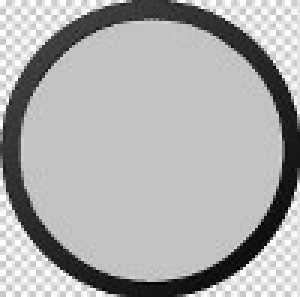
#> input picture TL.jpg, 100 x 99 px (shown 3 times larger)
$ python project.py
#> lines starting #> are read from the running program, lines starting #| are printed output that depends on the picture
from tkinter import *
import numpy as np
import cv2
from PIL import ImageTk, Image
from pandas import DataFrame
import matplotlib.pyplot as plt
from matplotlib.backends.backend_tkagg import FigureCanvasTkAgg
import time
import threading

import sys
sys.path.insert(0, 'imagezmq/imagezmq')  # imagezmq.py is in ../imagezmq
import imagezmq

import math

partys = {  1: {'name': 'X01', 'score': 0 },
            2: {'name': 'X02', 'score': 0 },
            3: {'name': 'X03', 'score': 0 },
            4: {'name': 'X04', 'score': 0 },
            5: {'name': 'X05', 'score': 0 },
            6: {'name': 'X06', 'score': 0 },
            7: {'name': 'X07', 'score': 0 },
            8: {'name': 'X08', 'score': 0 },
            9: {'name': 'X09', 'score': 0 },
            10: {'name': 'X10', 'score': 0 },
            11: {'name': 'X11', 'score': 0 },
            12: {'name': 'X12', 'score': 0 },
            13: {'name': 'X13', 'score': 0 },
            14: {'name': 'X14', 'score': 0 },
            15: {'name': 'X15', 'score': 0 },
            16: {'name': 'X16', 'score': 0 },
            17: {'name': 'X17', 'score': 0 },
            18: {'name': 'X18', 'score': 0 },
            19: {'name': 'X19', 'score': 0 },
            20: {'name': 'X30', 'score': 0 },
            21: {'name': 'X21', 'score': 0 },
            22: {'name': 'X22', 'score': 0 },
            23: {'name': 'X23', 'score': 0 },
            24: {'name': 'X24', 'score': 0 },
            25: {'name': 'X25', 'score': 0 },
            26: {'name': 'X26', 'score': 0 },
            27: {'name': 'X27', 'score': 0 },
            28: {'name': 'X28', 'score': 0 },
            29: {'name': 'X29', 'score': 0 },
            30: {'name': 'X30', 'score': 0 },
            77: {'name': 'Total', 'score': 0 },
            88: {'name': 'Novote', 'score': 0 },
            99: {'name': 'Reject', 'score': 0 }}

####---- GUI

GUI = Tk()
GUI.title('CountScore')
GUI.geometry('1280x720+50+50')


SetLabel = Label(GUI,text='ผลการนับคะแนนบัตรเลือกตั้ง',font=('Angsana New',20))
SetLabel.place(x=830,y=15)

#Set up Image
# -----
imageFrame = Frame(GUI, width=640, height=480)
imageFrame.place(x=10,y=10)

resFrame = Frame(GUI, width=400, height=200)
resFrame.place(x=660,y=170)
lres = Label(resFrame)
lres.grid(row=0, column=0)

##Set Traffic Icon
# -----
iconFrame = Frame(GUI, width=100, height=100)
iconFrame.place(x=685,y=50)
licon_TL = Label(iconFrame)
licon_TL.grid(row=0,column=0)


icon01 = Image.open("TL.jpg")
#> icon01 is the input picture: PIL image 100x99 RGB; min 0, max 255, mean 172.5
icon02 = Image.open("GL.jpg")
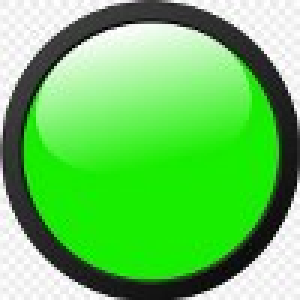
#> input picture GL.jpg, 100 x 100 px (shown 3 times larger)
#> icon02 is the input picture: PIL image 100x100 RGB; mean R, G, B 104.3, 198, 94
icon03 = Image.open("YL.jpg")
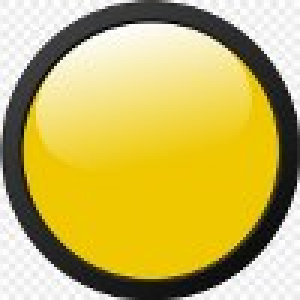
#> input picture YL.jpg, 100 x 100 px (shown 3 times larger)
#> icon03 is the input picture: PIL image 100x100 RGB; mean R, G, B 198.6, 181.5, 94.7
icon04 = Image.open("RL.jpg")
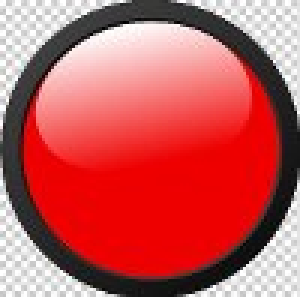
#> input picture RL.jpg, 100 x 99 px (shown 3 times larger)
#> icon04 is the input picture: PIL image 100x99 RGB; mean R, G, B 194.6, 90.2, 90.3

##--Set Frame Party name
frName = Frame(GUI,width=70)
frName.place(x=830,y=50)

frName2 = Frame(GUI,width=70)
frName2.place(x=1055,y=50)

##--Set Frame Party Score
frScore = Frame(GUI,width=100)
frScore.place(x=900,y=50)

frScore2 = Frame(GUI,width=100)
frScore2.place(x=1125,y=50)

##--Set live Camera
dim = (640, 480)
#Capture video frames
lmain = Label(imageFrame)
lmain.grid(row=0, column=0)

#> (the run stopped early here; a loop or call above may not have finished)
